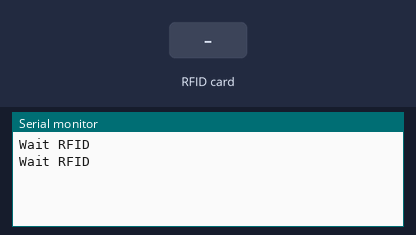
The program below on a simulated ESP8266 (NodeMCU). Shown: the last lines printed to the serial monitor. Inputs (shaded band) come from the test bench.

Above: at 1.2 s.
1.3 s: RFID card 5E 7A 19 C4 held to the reader
At 2.9 s:
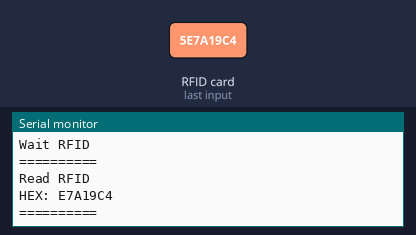
At 3.5 s:
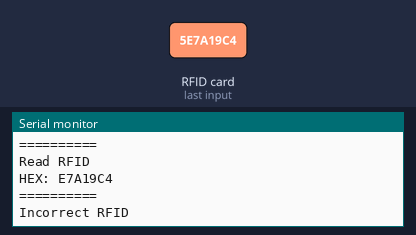

The program:

main.cpp
```cpp
//1.กำหนดค่าเริ่มต้นของ RFID หลังจากนั้นให้มีการตรวจสอบค่าที่อ่านได้ ถ้าค่า RFID ตรงกับค่าที่เรากำหนด
//ให้แสดงผ่าน Serial Monitor “Correct RFID” ถ้าไม่ตรงให้แสดง “Incorrect RFID”

#include <Arduino.h>
#include <SPI.h>
#include <Wire.h>
#include <MFRC522.h>

#define RST_PIN D1
#define SS_PIN D2

// กำหนดค่าสถานะ
const int READ_RFID = 0;
const int CHECK_RFID = 1;
MFRC522 mfrc522(SS_PIN, RST_PIN);

// กำหนดตัวแปรสถานะเริ่มต้น
int state;
String initRFID = "54EA7AC";
String valRFID;
String readRFID();

void setup() {
  state = READ_RFID;
  Serial.begin(115200);
  SPI.begin();
  mfrc522.PCD_Init();
}

void loop() {
  // ตรวจสอบสถานะปัจจุบันและดำเนินการตาม
  switch (state)
  {
    case READ_RFID: //อ่านค่า RFID
       if(mfrc522.PICC_IsNewCardPresent()&&mfrc522.PICC_ReadCardSerial())
       {
          valRFID = readRFID();
          Serial.println("==========");
          Serial.println("Read RFID");
          Serial.println("HEX: "+valRFID);
          Serial.println("==========");
          delay(1000);
          state = CHECK_RFID;
        }
        else{
        Serial.println("Wait RFID");
        delay(1000);
        }
        break;

    case CHECK_RFID:  //ตรวจสอบค่า RFID
        if (valRFID == initRFID) {
          Serial.println("Correct RFID");
          delay(500);

        } else {
          Serial.println("Incorrect RFID");
          delay(500);
        }
    state = READ_RFID;
    break;
  }
}

String readRFID()
{
  String content;
    for(byte i =0; i<mfrc522.uid.size; i++)
     {
       content.concat(String(mfrc522.uid.uidByte[i] <0x10?"0":""));
       content.concat(String(mfrc522.uid.uidByte[i], HEX));
     }
  content.toUpperCase();
  return content.substring(1);
}
```

Measured:
- after the input at 1.3 s, the serial monitor: prints a new line after 0.80 s (image 1)
